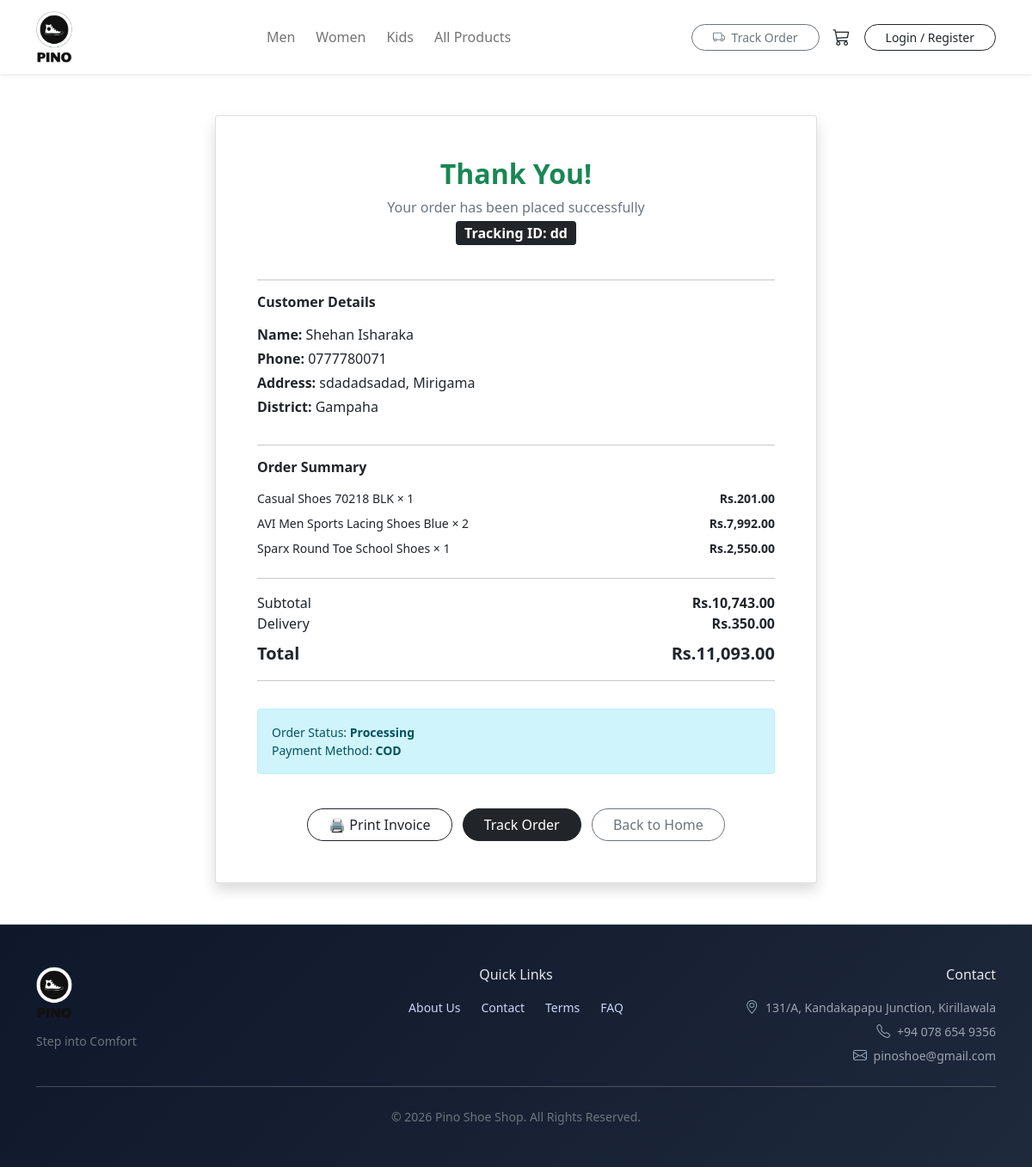
/checkout-success.php?track=dd, run on the app's committed database.
### tables this page shows
CREATE TABLE IF NOT EXISTS `orders` (
  `id` int NOT NULL AUTO_INCREMENT,
  `tracking_code` varchar(30) DEFAULT NULL,
  `customer_id` int NOT NULL,
  `customer_name` varchar(150) NOT NULL,
  `email` varchar(150) DEFAULT NULL,
  `phone` varchar(20) NOT NULL,
  `address` text NOT NULL,
  `district` varchar(50) NOT NULL,
  `city` varchar(100) NOT NULL,
  `postcode` varchar(20) DEFAULT NULL,
  `subtotal` decimal(10,2) NOT NULL,
  `delivery_fee` decimal(10,2) NOT NULL,
  `total` decimal(10,2) NOT NULL,
  `order_status` enum('pending','confirmed','processing','shipped','delivered','cancelled') DEFAULT 'pending',
  `stock_deducted` tinyint(1) DEFAULT '0',
  `status` enum('pending','confirmed','processing','shipped','delivered','cancelled') DEFAULT 'pending',
  `created_at` timestamp NULL DEFAULT CURRENT_TIMESTAMP,
  `payment_method` enum('cod','bank') NOT NULL DEFAULT 'cod',
  `payment_status` enum('pending','paid') DEFAULT 'pending',
  `cancel_reason` text,
  PRIMARY KEY (`id`),
  UNIQUE KEY `tracking_code` (`tracking_code`),
  KEY `user_id` (`customer_id`)
);

CREATE TABLE IF NOT EXISTS `order_items` (
  `id` int NOT NULL AUTO_INCREMENT,
  `order_id` int NOT NULL,
  `product_id` int NOT NULL,
  `variant_id` int NOT NULL,
  `qty` int NOT NULL,
  `price` decimal(10,2) NOT NULL,
  `created_at` timestamp NULL DEFAULT CURRENT_TIMESTAMP,
  PRIMARY KEY (`id`),
  KEY `order_id` (`order_id`),
  KEY `product_id` (`product_id`),
  KEY `variant_id` (`variant_id`)
);

CREATE TABLE IF NOT EXISTS `products` (
  `id` int NOT NULL AUTO_INCREMENT,
  `category_id` int NOT NULL,
  `brand_id` int DEFAULT NULL,
  `name` varchar(200) NOT NULL,
  `slug` varchar(220) DEFAULT NULL,
  `price` decimal(10,2) NOT NULL,
  `discount` decimal(10,2) DEFAULT '0.00',
  `description` text,
  `status` enum('active','inactive') DEFAULT 'active',
  `is_featured` tinyint(1) DEFAULT '0',
  `created_at` timestamp NULL DEFAULT CURRENT_TIMESTAMP,
  PRIMARY KEY (`id`),
  UNIQUE KEY `slug` (`slug`),
  KEY `category_id` (`category_id`),
  KEY `brand_id` (`brand_id`)
);

### public/checkout-success.php (the view, shortened to what this page needs)
<?php
require_once __DIR__ . '/../includes/db.php';
$tracking = $_GET['track'] ?? null;
$stmt = $connection->prepare("
    SELECT *
    FROM orders
    WHERE tracking_code = ?
    LIMIT 1
");
$stmt->bind_param("s", $tracking);
$stmt->execute();
$order = $stmt->get_result()->fetch_assoc();
$itemsStmt = $connection->prepare("
    SELECT
        oi.qty,
        oi.price,
        p.name
    FROM order_items oi
    JOIN products p ON p.id = oi.product_id
    WHERE oi.order_id = ?
");
$itemsStmt->bind_param("i", $order['id']);
$itemsStmt->execute();
$items = $itemsStmt->get_result();
?>
<!DOCTYPE html>
<html lang="en">
<head>
<link rel="stylesheet" href="assets/css/bootstrap.min.css">
<link rel="stylesheet" href="https://cdn.jsdelivr.net/npm/bootstrap-icons/font/bootstrap-icons.css">
</head>
<body>
<?php include 'layout/header.php'; ?>
<div class="container py-5">
<div class="card receipt-box shadow p-5">
    <div class="text-center mb-4">
        <h2 class="fw-bold text-success">Thank You!</h2>
        <p class="text-muted mb-1">Your order has been placed successfully</p>
        <span class="badge bg-dark fs-6">
            Tracking ID: <?= htmlspecialchars($order['tracking_code']) ?>
        </span>
    </div>
    <hr>
    <h6 class="fw-bold mb-3">Customer Details</h6>
    <p class="mb-1"><strong>Name:</strong> <?= htmlspecialchars($order['customer_name']) ?></p>
    <p class="mb-1"><strong>Phone:</strong> <?= htmlspecialchars($order['phone']) ?></p>
    <p class="mb-1"><strong>Address:</strong> <?= htmlspecialchars($order['address']) ?>, <?= htmlspecialchars($order['city']) ?></p>
    <p class="mb-3"><strong>District:</strong> <?= htmlspecialchars($order['district']) ?></p>
    <hr>
    <h6 class="fw-bold mb-3">Order Summary</h6>
    <?php while ($i = $items->fetch_assoc()): ?>
        <div class="d-flex justify-content-between small mb-2">
            <span><?= htmlspecialchars($i['name']) ?> × <?= $i['qty'] ?></span>
            <strong>Rs.<?= number_format($i['price'] * $i['qty'],2) ?></strong>
        </div>
    <?php endwhile; ?>
    <hr>
    <div class="d-flex justify-content-between">
        <span>Subtotal</span>
        <strong>Rs.<?= number_format($order['subtotal'],2) ?></strong>
    </div>
    <div class="d-flex justify-content-between">
        <span>Delivery</span>
        <strong>Rs.<?= number_format($order['delivery_fee'],2) ?></strong>
    </div>
    <div class="d-flex justify-content-between fs-5 fw-bold mt-2">
        <span>Total</span>
        <span>Rs.<?= number_format($order['total'],2) ?></span>
    </div>
    <hr>
    <div class="alert alert-info small mt-3">
        Order Status: <strong><?= ucfirst($order['order_status']) ?></strong><br>
        Payment Method: <strong><?= strtoupper($order['payment_method']) ?></strong>
    </div>
    <div class="text-center mt-4 no-print">
        <button onclick="window.print()" class="btn btn-outline-dark rounded-pill px-4">
            🖨 Print Invoice
        </button>
        <a href="track-order.php" class="btn btn-dark rounded-pill px-4 ms-2">
            Track Order
        </a>
        <a href="index.php" class="btn btn-outline-secondary rounded-pill px-4 ms-2">
            Back to Home
        </a>
    </div>
</div>
</div>
<?php include __DIR__ . '/layout/footer.php'; ?>
</body>
</html>

### public/checkout-success.php (style rules this page uses)
.receipt-box { max-width: 700px; margin: auto; }

### data on the page
orders: tracking_code "dd", customer_name "Shehan Isharaka", phone "0777780071", address "sdadadsadad", city "Mirigama", district "Gampaha", subtotal "10,743.00", delivery_fee "350.00", total "11,093.00", order_status "Processing", payment_method "COD"
order_items: product.name "Casual Shoes 70218 BLK", qty "1", $i['price']*$i['qty'] "201.00"
order_items: product.name "AVI Men Sports Lacing Shoes Blue", qty "2", $i['price'] * $i['qty'] "7,992.00"
order_items: product.name "Sparx Round Toe School Shoes", qty "1", $i['price'] * $i['qty'] "2,550.00"

### other printed values
setting('site_tagline', 'Premium shoes for every lifestyle') "Step into Comfort"
setting('footer_address') "131/A, Kandakapapu Junction, Kirillawala"
setting('footer_phone') "+94 078 654 9356"
setting('footer_email') "pinoshoe@gmail.com"
setting('site_name','Pino Shoes') "Pino Shoe Shop"
